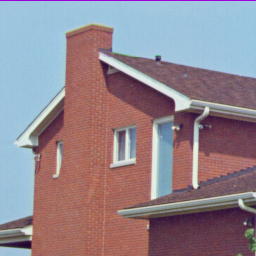
#> input picture images/house.tiff, 256 x 256 px
$ python GaussianFilter.py
#> lines starting #> are read from the running program, lines starting #| are printed output that depends on the picture
import cv2
import numpy as np


def main():
    sigma = 40 / 255.0
    k = 10
    kernelRadius = 3
    kernelDiam = kernelRadius * 2 + 1

    inputImage = cv2.imread("../images/house.tiff")
#> inputImage is the input picture: shape (256, 256, 3); mean B, G, R 142, 133, 146.6
    inputImage = cv2.cvtColor(inputImage, cv2.COLOR_BGR2GRAY)
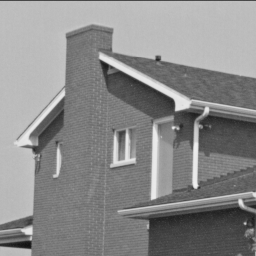
#> inputImage: shape (256, 256); min 17, max 239, mean 138.1
    inputImage = inputImage.astype(np.float64) / 255

    noise = inputImage.copy()
    cv2.randn(noise, 0, sigma)
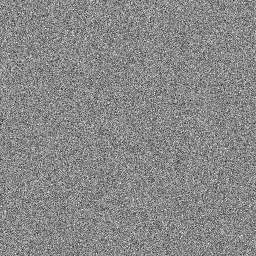
#> noise: shape (256, 256) float64; min -0.757, max 0.658, mean 9.83e-05; drawn with min black and max white

    noisyImage = inputImage + noise
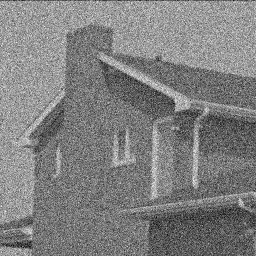
#> noisyImage: shape (256, 256) float64; min -0.348, max 1.42, mean 0.542; drawn with min black and max white

    denoisedImage  = cv2.GaussianBlur(noisyImage, (kernelDiam, kernelDiam), k * sigma)
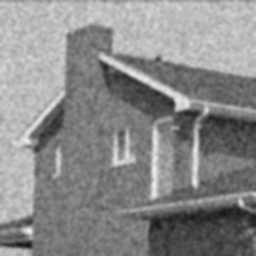
#> denoisedImage: shape (256, 256) float64; min 0.0827, max 0.947, mean 0.542

    diff = cv2.absdiff(inputImage, denoisedImage)
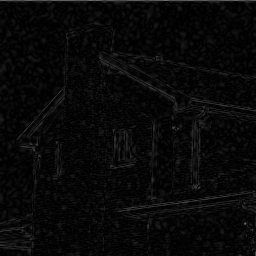
#> diff: shape (256, 256) float64; min 7e-07, max 0.442, mean 0.0351

    cv2.imshow("input Image", inputImage)
    cv2.imshow("noisy Image", noisyImage)
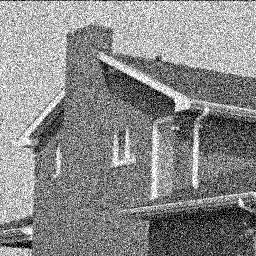
#> window 'noisy Image': shape (256, 256); min 0, max 255, mean 137.4
    cv2.imshow("denoised Image", denoisedImage)
    cv2.imshow("Difference", diff)

    cv2.imwrite("gaussianblur/original.png", inputImage * 255)
    cv2.imwrite("gaussianblur/noisy.png", noisyImage * 255 )
    cv2.imwrite("gaussianblur/denoised_sigma=6_k=10.png", denoisedImage * 255 )
    cv2.imwrite("gaussianblur/difference.png", diff * 255)

    cv2.waitKey(0)

if __name__ == "__main__":
    main()
